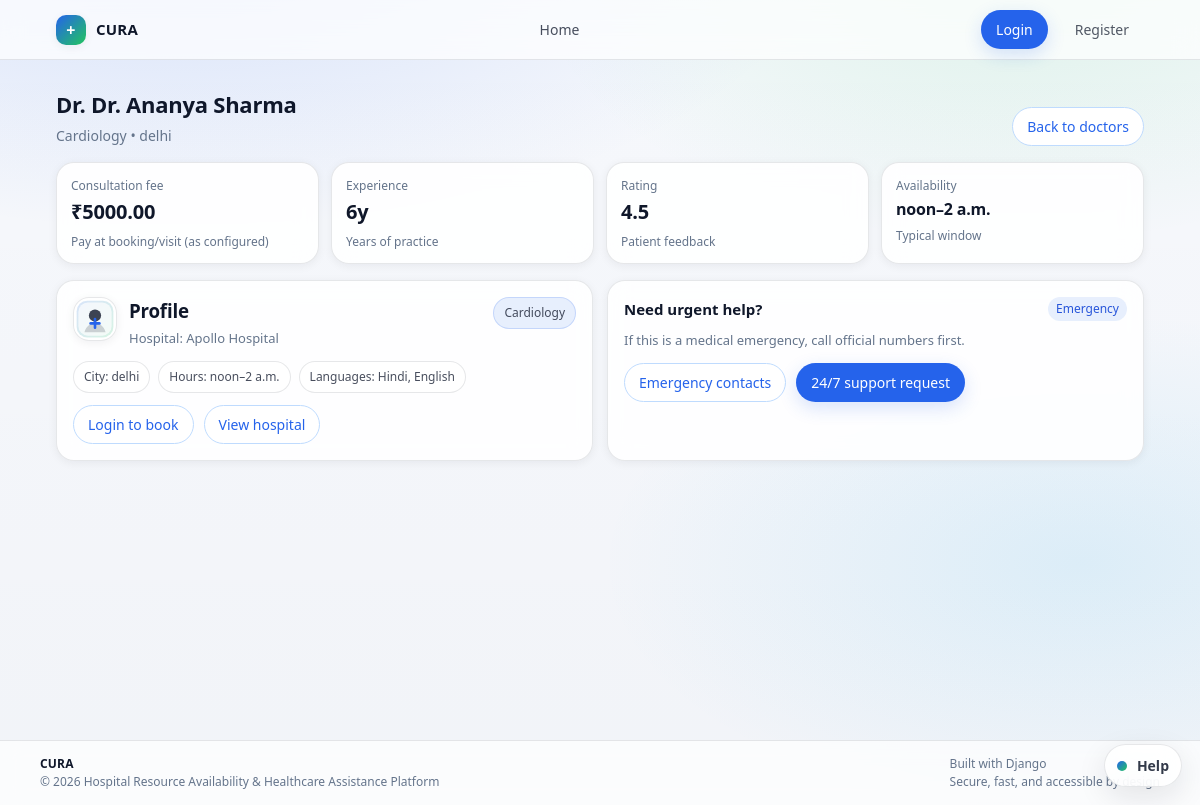
The page /core/doctors/1/ on the database its author committed.
### core/models.py (models this page shows, shortened)
class Doctor(models.Model):
    SPECIALITY_CHOICES = [
        ('Cardiology', 'Cardiology'),
        ('Neurology', 'Neurology'),
        ('Orthopedics', 'Orthopedics'),
        ('General', 'General Physician'),
    ]
    hospital = models.ForeignKey(Hospital, on_delete=models.CASCADE, related_name='doctors')
    name = models.CharField(max_length=255)
    speciality = models.CharField(max_length=100, choices=SPECIALITY_CHOICES)
    experience_years = models.PositiveIntegerField()
    consultation_fee = models.DecimalField(max_digits=8, decimal_places=2)
    qualification = models.CharField(
        max_length=255,
        blank=True,
        help_text="e.g. MBBS, MD (Cardiology)",
    )
    rating = models.DecimalField(
        max_digits=2,
        decimal_places=1,
        default=4.5,
        help_text="Average patient rating out of 5",
    )
    available_from = models.TimeField()
    available_to = models.TimeField()
    languages_spoken = models.CharField(max_length=255)
    city = models.CharField(max_length=100)
    is_active = models.BooleanField(default=True)

class Hospital(models.Model):
    name = models.CharField(max_length=255)
    address = models.TextField()
    city = models.CharField(max_length=100)
    state = models.CharField(max_length=100)
    hospital_type = models.CharField(
        max_length=100,
        blank=True,
        help_text="e.g. Multispeciality, Cardiac Center, Children’s Hospital",
    )
    established_year = models.PositiveIntegerField(
        null=True,
        blank=True,
        help_text="Year the hospital was established",
    )
    website = models.URLField(blank=True)
    image_url = models.URLField(
        blank=True,
        help_text="Optional hero/cover image shown on the hospital detail page",
    )
    rating = models.DecimalField(max_digits=2, decimal_places=1, default=3.0)
    contact_phone = models.CharField(max_length=20)
    emergency_contact = models.CharField(max_length=20)
    support_24_7 = models.BooleanField(default=True)
    specialties_offered = models.CharField(
        max_length=255,
        blank=True,
        help_text="Comma-separated list of key specialties (Cardiology, Neurology, etc.)",
    )

### core/views.py (the view)
# urls.py: path('doctors/<int:pk>/', views.doctor_detail, name='doctor_detail'),
def doctor_detail(request, pk):
    doctor = get_object_or_404(Doctor, pk=pk)
    return render(request, 'core/doctors/doctor_detail.html', {'doctor': doctor})

### core/context_processors.py (called while the page is built, shortened)
def user_role(request):
    role = None
    if request.user.is_authenticated:
        try:
            role = request.user.userprofile.role
        except UserProfile.DoesNotExist:
            role = None
    cart_count = 0
    return {
        'current_role': role,
        'cart_item_count': cart_count,
    }

### templates/core/doctors/doctor_detail.html (shortened to what this page needs)
{% extends 'base.html' %}
{% load static %}
{% block content %}
<div class="page-header">
    <div>
        <h2 class="page-title">Dr. {{ doctor.name }}</h2>
        <p class="page-subtitle">{{ doctor.speciality }} • {{ doctor.city }}</p>
    </div>
    <div style="display:flex; gap:10px; flex-wrap:wrap;">
        <a class="btn btn-outline" href="{% url 'doctor_search' %}">Back to doctors</a>
    </div>
</div>
<div class="kpi-grid">
    <div class="kpi-card">
        <div class="kpi-label">Consultation fee</div>
        <div class="kpi-value">₹{{ doctor.consultation_fee }}</div>
        <div class="kpi-meta">Pay at booking/visit (as configured)</div>
    </div>
    <div class="kpi-card">
        <div class="kpi-label">Experience</div>
        <div class="kpi-value">{{ doctor.experience_years }}y</div>
        <div class="kpi-meta">Years of practice</div>
    </div>
    <div class="kpi-card">
        <div class="kpi-label">Rating</div>
        <div class="kpi-value">{% if doctor.rating %}{{ doctor.rating }}{% else %}—{% endif %}</div>
        <div class="kpi-meta">Patient feedback</div>
    </div>
    <div class="kpi-card">
        <div class="kpi-label">Availability</div>
        <div class="kpi-value" style="font-size:16px;">{{ doctor.available_from }}–{{ doctor.available_to }}</div>
        <div class="kpi-meta">Typical window</div>
    </div>
</div>
<div class="emergency-grid">
    <section class="card resource-card">
        <div class="resource-top">
            <div class="media" style="align-items:flex-start;">
                <div class="avatar"><img src="{% static 'img/doctor-avatar.svg' %}" alt="Doctor"></div>
                <div>
                    <h3 class="resource-title">Profile</h3>
                    <p class="resource-sub">Hospital: {{ doctor.hospital.name }}</p>
                </div>
            </div>
            <span class="badge badge-primary">{{ doctor.speciality }}</span>
        </div>
        <div class="resource-meta">
            <span class="badge">City: {{ doctor.city }}</span>
            <span class="badge">Hours: {{ doctor.available_from }}–{{ doctor.available_to }}</span>
            {% if doctor.languages_spoken %}<span class="badge">Languages: {{ doctor.languages_spoken }}</span>{% endif %}
        </div>
        <div class="resource-actions">
            {% if user.is_authenticated and current_role == 'PATIENT' %}
                <a class="btn btn-primary" href="{% url 'book_appointment' doctor.id %}">Book now</a>
            {% else %}
                <a class="btn btn-outline" href="{% url 'login' %}">Login to book</a>
            {% endif %}
            <a class="btn btn-outline" href="{% url 'hospital_detail' doctor.hospital.id %}">View hospital</a>
        </div>
    </section>
    <section class="card">
        <div class="card-header">
            <h3>Need urgent help?</h3>
            <span class="pill-status">Emergency</span>
        </div>
        <div class="card-muted">
            If this is a medical emergency, call official numbers first.
        </div>
        <div class="resource-actions" style="margin-top:12px;">
            <a class="btn btn-outline" href="{% url 'emergency_contacts' %}">Emergency contacts</a>
            <a class="btn btn-primary" href="{% url 'support_request_create' %}">24/7 support request</a>
        </div>
    </section>
</div>
{% endblock %}

### static/css/styles.css (style rules this page uses)
:root { --bg: #f6f8fc; --surface: #ffffff; --surface-2: #f8fafc; --text: #0f172a; --muted: #64748b; --border: rgba(15, 23, 42, 0.10); --border-2: rgba(15, 23, 42, 0.14); --shadow-sm: 0 2px 10px rgba(15, 23, 42, 0.06); --shadow-md: 0 10px 30px rgba(15, 23, 42, 0.10); --primary: #2563eb; --primary-600: #1d4ed8; --primary-50: #eff6ff; --success-bg: #dcfce7; --success-text: #166534; --danger-bg: #fee2e2; --danger-text: #b91c1c; --radius-sm: 10px; --radius-md: 14px; --radius-lg: 18px; --container: 1120px; }
* { box-sizing: border-box; }
html, body { height: 100%; }
body { font-family: ui-sans-serif, system-ui, -apple-system, "Segoe UI", Roboto, Helvetica, Arial, "Apple Color Emoji", "Segoe UI Emoji"; margin: 0; background: radial-gradient(1100px 520px at 15% -10%, rgba(37, 99, 235, 0.16), transparent 60%), radial-gradient(900px 520px at 85% -5%, rgba(34, 197, 94, 0.12), transparent 55%), radial-gradient(800px 420px at 90% 70%, rgba(14, 165, 233, 0.10), transparent 60%), linear-gradient(180deg, rgba(255,255,255,0.0), rgba(15, 23, 42, 0.02)), var(--bg); color: var(--text); line-height: 1.5; }
a { color: inherit; }
.btn, .btn-small { background: var(--primary); color: #ffffff; padding: 8px 14px; border-radius: 999px; text-decoration: none; border: 1px solid transparent; cursor: pointer; font-size: 14px; display: inline-flex; align-items: center; justify-content: center; gap: 8px; box-shadow: 0 6px 18px rgba(37, 99, 235, 0.18); transition: transform 140ms ease, background 140ms ease, box-shadow 140ms ease, border-color 140ms ease; }
.btn-primary { background: var(--primary); }
.btn.btn-outline { background: rgba(255, 255, 255, 0.88); color: var(--primary); border: 1px solid rgba(37, 99, 235, 0.25); box-shadow: none; }
.btn.btn-outline { background: #ffffff; color: #2563eb; border: 1px solid #bfdbfe; }
.pill-status { font-size: 12px; padding: 3px 8px; border-radius: 999px; background: rgba(37, 99, 235, 0.10); color: rgba(29, 78, 216, 0.95); }
.page-header { display: flex; align-items: flex-end; justify-content: space-between; gap: 14px; margin: 6px 0 16px; }
.page-title { margin: 0; font-size: 22px; letter-spacing: -0.25px; }
.page-subtitle { margin: 4px 0 0; color: var(--muted); font-size: 14px; }
.kpi-grid { display: grid; grid-template-columns: repeat(auto-fit, minmax(200px, 1fr)); gap: 12px; margin: 14px 0 16px; }
.kpi-card { background: rgba(255, 255, 255, 0.90); border: 1px solid var(--border); border-radius: var(--radius-lg); padding: 14px 14px 12px; box-shadow: var(--shadow-sm); backdrop-filter: blur(10px); }
.kpi-label { color: var(--muted); font-size: 12px; }
.kpi-value { font-size: 20px; font-weight: 800; letter-spacing: -0.2px; margin-top: 2px; }
.kpi-meta { margin-top: 6px; font-size: 12px; color: var(--muted); }
.card { background: rgba(255, 255, 255, 0.90); border: 1px solid var(--border); border-radius: var(--radius-lg); padding: 16px; box-shadow: var(--shadow-sm); backdrop-filter: blur(10px); }
.media { display: flex; gap: 12px; align-items: center; }
.avatar { width: 44px; height: 44px; border-radius: 16px; border: 1px solid var(--border); background: rgba(255, 255, 255, 0.80); display: grid; place-items: center; overflow: hidden; box-shadow: var(--shadow-sm); }
.avatar img { width: 100%; height: 100%; object-fit: cover; }
.badge { display: inline-flex; align-items: center; gap: 6px; padding: 6px 10px; border-radius: 999px; border: 1px solid var(--border); background: rgba(255, 255, 255, 0.74); color: rgba(15, 23, 42, 0.76); font-size: 12px; white-space: nowrap; }
.badge-primary { border-color: rgba(37, 99, 235, 0.18); background: rgba(37, 99, 235, 0.10); }
.resource-card { padding: 16px; transition: transform 140ms ease, box-shadow 140ms ease; }
.resource-top { display: flex; justify-content: space-between; gap: 10px; align-items: flex-start; }
.resource-title { font-weight: 900; letter-spacing: -0.2px; margin: 0; }
.resource-sub { margin: 4px 0 0; color: var(--muted); font-size: 13px; }
.resource-meta { margin-top: 12px; display: flex; gap: 8px; flex-wrap: wrap; }
.resource-actions { margin-top: 12px; display: flex; gap: 10px; flex-wrap: wrap; }
.card-header { display: flex; align-items: center; justify-content: space-between; gap: 12px; margin-bottom: 10px; }
.card-header h3 { margin: 0; font-size: 15px; }
.card-muted { color: var(--muted); font-size: 13px; }
.emergency-grid { display: grid; grid-template-columns: 1fr 1fr; gap: 14px; }

### rows shown on the page
Doctor: name "Dr. Ananya Sharma", speciality "Cardiology", city "delhi", consultation_fee "5000.00", experience_years "6", rating "4.5", available_from "noon", available_to "2 a.m.", hospital.name "Apollo Hospital", languages_spoken "Hindi, English"
